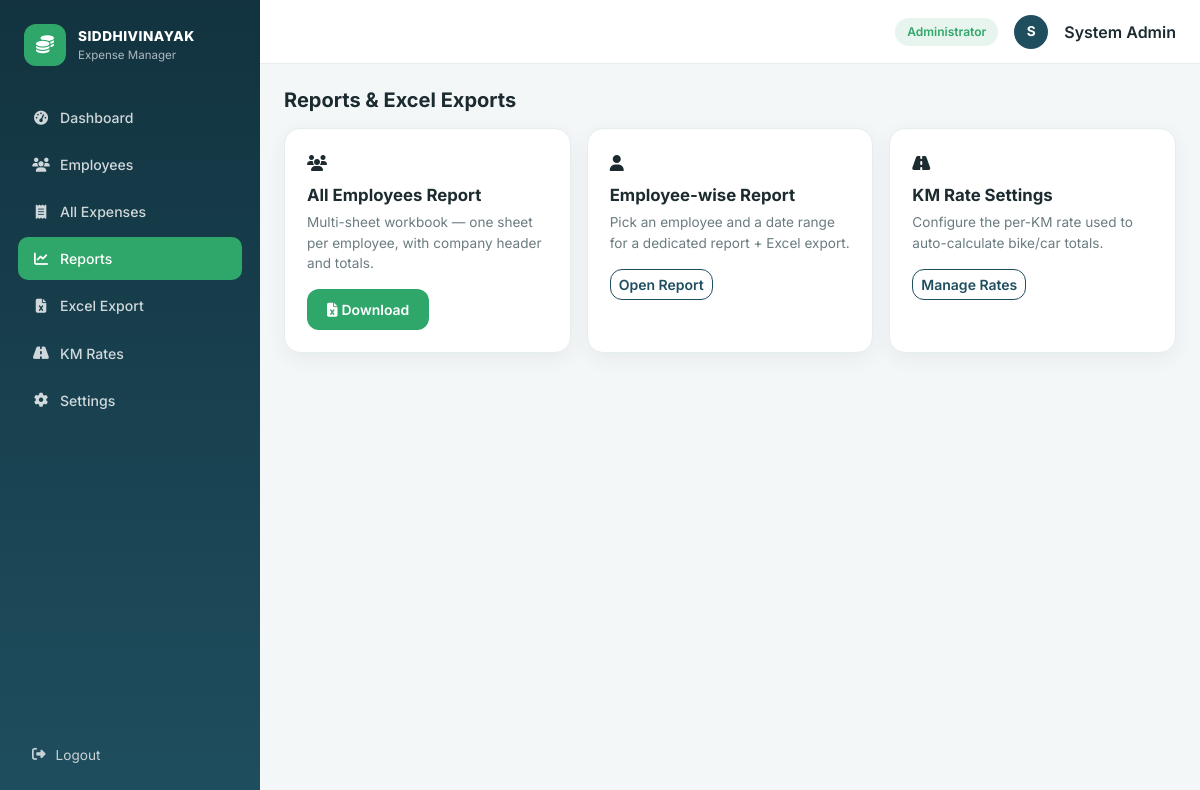
Page /admin/reports (signed in) on the committed database.
### models.py (models this page shows, shortened)
class Employee(UserMixin, db.Model):
    __tablename__ = "employees"
    id = db.Column(db.Integer, primary_key=True)
    employee_code = db.Column(db.String(20), unique=True, nullable=False)
    name = db.Column(db.String(120), nullable=False)
    email = db.Column(db.String(120), unique=True, nullable=False)
    mobile = db.Column(db.String(20))
    designation = db.Column(db.String(100))
    department = db.Column(db.String(100))
    password_hash = db.Column(db.String(255), nullable=False)
    joining_date = db.Column(db.Date, default=date.today)
    role = db.Column(db.String(20), default="employee")  # employee | admin
    is_blocked = db.Column(db.Boolean, default=False)
    created_at = db.Column(db.DateTime, default=datetime.utcnow)
    expenses = db.relationship(
        "Expense", backref="employee", lazy=True, cascade="all, delete-orphan"
    )
    @property
    def is_active(self):
        return not self.is_blocked
    @property
    def is_admin(self):
        return self.role == "admin"

### routes/admin.py (the view)
@admin_bp.route("/reports")
@login_required
@admin_required
def reports():
    return render_template("admin/reports.html")

### routes/admin.py (called while the page is built)
def admin_required(f):
    @wraps(f)
    def wrapper(*args, **kwargs):
        if not current_user.is_authenticated or not current_user.is_admin:
            flash("Admin access required.", "danger")
            return redirect(url_for("auth.login"))
        return f(*args, **kwargs)
    return wrapper

### templates/admin/reports.html (shortened to what this page needs)
{% extends "base.html" %}
{% block content %}
<h5 class="fw-bold mb-3">Reports &amp; Excel Exports</h5>
<div class="row g-3">
  <div class="col-md-6 col-lg-4">
    <div class="panel h-100">
      <div class="stat-icon"><i class="fa-solid fa-users"></i></div>
      <div class="panel-title mt-2">All Employees Report</div>
      <div class="panel-sub">Multi-sheet workbook — one sheet per employee, with company header and totals.</div>
      <a href="{{ url_for('excel.export_all_employees') }}" class="btn btn-brand btn-sm"><i class="fa-solid fa-file-excel me-1"></i>Download</a>
    </div>
  </div>
  <div class="col-md-6 col-lg-4">
    <div class="panel h-100">
      <div class="stat-icon"><i class="fa-solid fa-user"></i></div>
      <div class="panel-title mt-2">Employee-wise Report</div>
      <div class="panel-sub">Pick an employee and a date range for a dedicated report + Excel export.</div>
      <a href="{{ url_for('admin.employee_report') }}" class="btn btn-outline-brand btn-sm">Open Report</a>
    </div>
  </div>
  <div class="col-md-6 col-lg-4">
    <div class="panel h-100">
      <div class="stat-icon"><i class="fa-solid fa-road"></i></div>
      <div class="panel-title mt-2">KM Rate Settings</div>
      <div class="panel-sub">Configure the per-KM rate used to auto-calculate bike/car totals.</div>
      <a href="{{ url_for('admin.rates') }}" class="btn btn-outline-brand btn-sm">Manage Rates</a>
    </div>
  </div>
</div>
{% endblock %}

### templates/base.html (shortened to what this page needs)
<!DOCTYPE html>
<html lang="en">
<head>
<link href="https://cdn.jsdelivr.net/npm/bootstrap@5.3.3/dist/css/bootstrap.min.css" rel="stylesheet">
<link rel="stylesheet" href="https://cdnjs.cloudflare.com/ajax/libs/font-awesome/6.5.2/css/all.min.css">
<link rel="stylesheet" href="{{ url_for('static', filename='css/style.css') }}">
</head>
<body class="{% if current_user.is_authenticated %}has-shell{% endif %}">
{% if current_user.is_authenticated %}
<div class="app-shell">
  <aside class="sidebar d-none d-lg-flex flex-column">
    <div class="sidebar-brand">
      <div class="brand-mark"><i class="fa-solid fa-coins"></i></div>
      <div>
        <div class="brand-title">SIDDHIVINAYAK</div>
        <div class="brand-sub">Expense Manager</div>
      </div>
    </div>
    <nav class="sidebar-nav">
      {% if current_user.is_admin %}
        <a href="{{ url_for('admin.dashboard') }}" class="nav-link {{ 'active' if request.endpoint == 'admin.dashboard' }}"><i class="fa-solid fa-gauge-high"></i> Dashboard</a>
        <a href="{{ url_for('admin.employees') }}" class="nav-link {{ 'active' if request.endpoint and request.endpoint.startswith('admin.employ') }}"><i class="fa-solid fa-users"></i> Employees</a>
        <a href="{{ url_for('admin.all_expenses') }}" class="nav-link {{ 'active' if request.endpoint == 'admin.all_expenses' }}"><i class="fa-solid fa-receipt"></i> All Expenses</a>
        <a href="{{ url_for('admin.reports') }}" class="nav-link {{ 'active' if request.endpoint and request.endpoint.startswith('admin.reports') or request.endpoint == 'admin.employee_report' }}"><i class="fa-solid fa-chart-line"></i> Reports</a>
        <a href="{{ url_for('excel.export_all_employees') }}" class="nav-link"><i class="fa-solid fa-file-excel"></i> Excel Export</a>
        <a href="{{ url_for('admin.rates') }}" class="nav-link {{ 'active' if request.endpoint == 'admin.rates' }}"><i class="fa-solid fa-road"></i> KM Rates</a>
        <a href="{{ url_for('admin.settings') }}" class="nav-link {{ 'active' if request.endpoint == 'admin.settings' }}"><i class="fa-solid fa-gear"></i> Settings</a>
      {% endif %}
    </nav>
    <a href="{{ url_for('auth.logout') }}" class="sidebar-logout"><i class="fa-solid fa-right-from-bracket"></i> Logout</a>
  </aside>
  <div class="main-col">
    <header class="topbar">
      <div class="ms-auto d-flex align-items-center gap-3">
        <span class="badge-role">{{ 'Administrator' if current_user.is_admin else current_user.designation }}</span>
        <div class="avatar-circle">{{ current_user.name[0] }}</div>
        <span class="d-none d-md-inline fw-semibold">{{ current_user.name }}</span>
      </div>
    </header>
    <main class="content-area pb-5 pb-lg-4">
      {% block content %}{% endblock %}
    </main>
  </div>
</div>
{% endif %}
</body>
</html>

### static/css/style.css (style rules this page uses)
:root { --brand-dark:#12333f; --brand:#1f4e5f; --brand-light:#2f7c8f; --accent:#2fa66a; --accent-soft:#e8f5ee; --bg:#f4f7f8; --card:#ffffff; --text:#1c2b30; --muted:#6b7c80; --border:#e6edee; --radius:16px; --shadow:0 6px 20px rgba(18,51,63,.06); }
* { box-sizing:border-box; }
body { font-family:'Inter',system-ui,-apple-system,sans-serif; background:var(--bg); color:var(--text); margin:0; }
.app-shell { display:flex;min-height:100vh; }
.sidebar { width:260px;flex-shrink:0; background:linear-gradient(180deg,var(--brand-dark),var(--brand)); color:#fff;padding:24px 18px; }
.sidebar-brand { display:flex;align-items:center;gap:12px;margin-bottom:30px;padding:0 6px; }
.brand-mark { width:42px;height:42px;border-radius:12px;background:var(--accent);display:flex;align-items:center;justify-content:center;font-size:18px; }
.brand-title { font-weight:800;font-size:.85rem;letter-spacing:.5px; }
.brand-sub { font-size:.72rem;color:rgba(255,255,255,.65); }
.sidebar-nav { display:flex;flex-direction:column;gap:4px;flex:1; }
.sidebar-nav .nav-link { color:rgba(255,255,255,.8); padding:11px 14px;border-radius:10px;font-size:.88rem;font-weight:500; display:flex;align-items:center;gap:10px;transition:.15s; }
.sidebar-nav .nav-link i { width:18px;text-align:center; }
.sidebar-nav .nav-link.active { background:var(--accent);color:#fff; }
.sidebar-logout { color:rgba(255,255,255,.75);padding:11px 14px;font-size:.85rem;text-decoration:none;display:flex;gap:10px;align-items:center; }
.main-col { flex:1;display:flex;flex-direction:column;min-width:0; }
.topbar { height:64px;background:var(--card);border-bottom:1px solid var(--border); display:flex;align-items:center;padding:0 24px;position:sticky;top:0;z-index:10; }
.badge-role { background:var(--accent-soft);color:var(--accent);font-size:.75rem;font-weight:600;padding:5px 12px;border-radius:20px; }
.avatar-circle { width:34px;height:34px;border-radius:50%;background:var(--brand);color:#fff;display:flex;align-items:center;justify-content:center;font-weight:700;font-size:.85rem; }
.content-area { padding:24px;max-width:1300px;width:100%;margin:0 auto; }
.panel { background:var(--card);border-radius:var(--radius);box-shadow:var(--shadow); border:1px solid var(--border);padding:22px; }
.panel-title { font-weight:700;font-size:1.05rem;margin-bottom:4px; }
.panel-sub { color:var(--muted);font-size:.85rem;margin-bottom:16px; }
.btn-brand { background:var(--accent);border:none;color:#fff;font-weight:600; border-radius:12px;padding:10px 20px;transition:.15s; }
.btn-outline-brand { border:1.5px solid var(--brand);color:var(--brand);border-radius:12px;font-weight:600; }

### rows in the picture
Employee: role "Administrator", name "S", name "System Admin"
